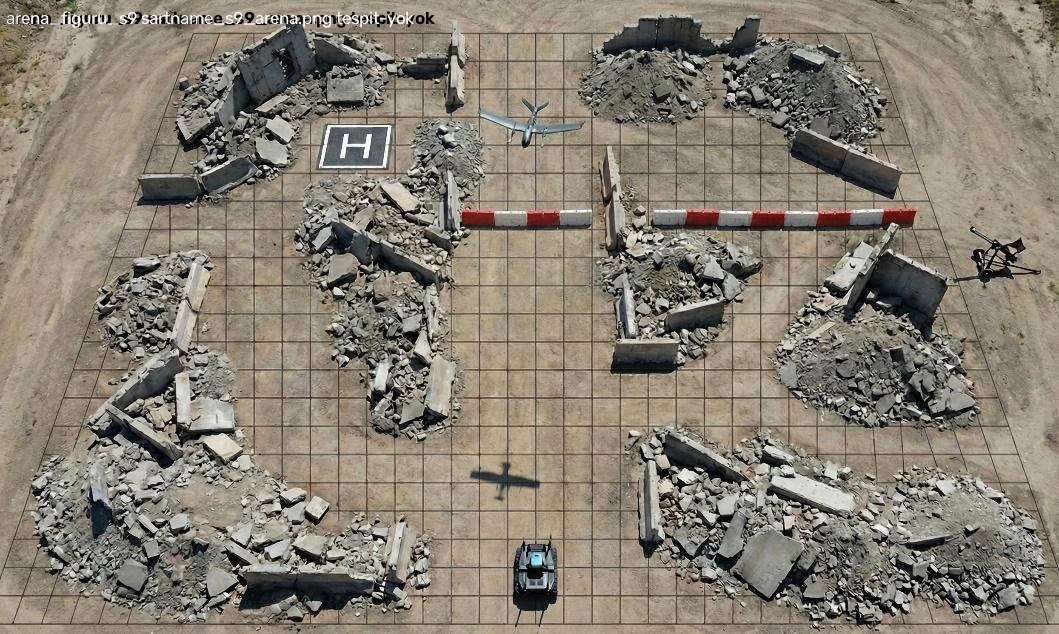
#> input picture results/t150/bindirme/gercek_arena_figuru_s9_sartname_s9_arena.jpg, 1059 x 634 px, given in place of sartname_s9_arena.png, which was not available
$ python tani_arena_figuru.py
#> lines starting #> are read from the running program, lines starting #| are printed output that depends on the picture; after the words box and inside, x2 and y2 are one past the last pixel; in counts of white or black regions, pixels touching at a corner belong together; pictures that were not available may be replaced by others from this repository, and a replacement may not be noted
# -*- coding: utf-8 -*-
"""T150 (2) — arena figurundeki HB neden bulunamiyor: RENK mi SEKIL mi?"""
import os, sys, json
import numpy as np, cv2
KOK = r"O:\navitas"; sys.path.insert(0, os.path.join(KOK, "codes"))
from karar_sozlesmesi import BARIYER_KROMA_ESIGI, HB_ASGARI_ALAN_ORANI
p = os.path.join(KOK, "data", "arena_referans", "sartname_s9_arena.png")
im = cv2.imread(p, cv2.IMREAD_COLOR); h, w = im.shape[:2]
#> further down, im is the input picture: shape (634, 1059, 3); mean B, G, R 114.8, 127.6, 134.9
#> after `h, w = im.shape[:2]`: h = 634; w = 1059
lab = cv2.cvtColor(im, cv2.COLOR_BGR2LAB)
#> lab: shape (634, 1059, 3); mean of channels 0, 1, 2 135.4, 128.5, 135.9
a = lab[:, :, 1].astype(np.int16) - 128
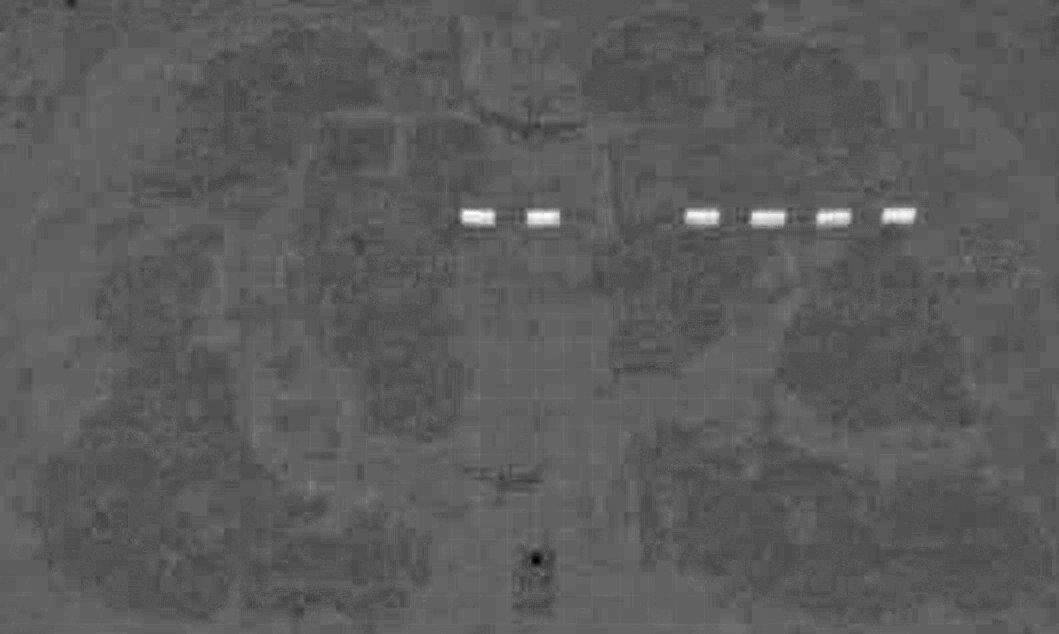
#> a: shape (634, 1059) int16; min -22, max 41, mean 0.5; drawn with min black and max white
# H pedi kabaca (gozle okundu, bindirmeden): x 325..400, y 118..178
x0, y0, x1, y1 = 325, 118, 400, 178
ped = a[y0:y1, x0:x1]
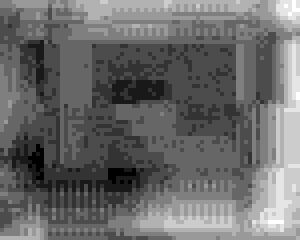
#> ped: shape (60, 75) int16 (shown 4 times larger); min -5, max 5, mean -0.812; drawn with min black and max white
kirmizi_tum = int((a > BARIYER_KROMA_ESIGI).sum())
#> kirmizi_tum = 1785
bgr = im[y0:y1, x0:x1].reshape(-1, 3)
d = {"figur_boyut": [h, w], "BARIYER_KROMA_ESIGI": BARIYER_KROMA_ESIGI,
     "ped_penceresi": [x0, y0, x1-x0, y1-y0],
     "ped_a_yildiz": {"min": int(ped.min()), "medyan": float(np.median(ped)),
                      "maks": int(ped.max()), "ort": round(float(ped.mean()), 2)},
     "ped_esigi_gecen_px": int((ped > BARIYER_KROMA_ESIGI).sum()),
     "ped_px_toplam": int(ped.size),
     "ped_BGR_ortalama": [round(float(v), 1) for v in bgr.mean(axis=0)],
     "karede_esigi_gecen_toplam_kirmizi_px": kirmizi_tum,
     "asgari_alan_px": round(HB_ASGARI_ALAN_ORANI * w * h, 1)}
# bariyer (kirmizi-beyaz) referans olarak: figurun bariyer bandi y 200..230
bx0, by0, bx1, by1 = 470, 200, 900, 232
bar = a[by0:by1, bx0:bx1]
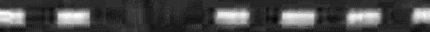
#> bar: shape (32, 430) int16; min -7, max 41, mean 6.5; drawn with min black and max white
d["bariyer_penceresi_a_yildiz_maks"] = int(bar.max())
d["bariyer_penceresi_esigi_gecen_px"] = int((bar > BARIYER_KROMA_ESIGI).sum())
print(json.dumps(d, ensure_ascii=False, indent=1))
#> (printed output is left out)
json.dump(d, open(os.path.join(KOK, "results", "t150", "tani_arena_figuru.json"),
                  "w", encoding="utf-8"), ensure_ascii=False, indent=1)
im2 = im.copy()
cv2.rectangle(im2, (x0, y0), (x1, y1), (0, 255, 0), 2)
cv2.rectangle(im2, (bx0, by0), (bx1, by1), (0, 200, 255), 2)
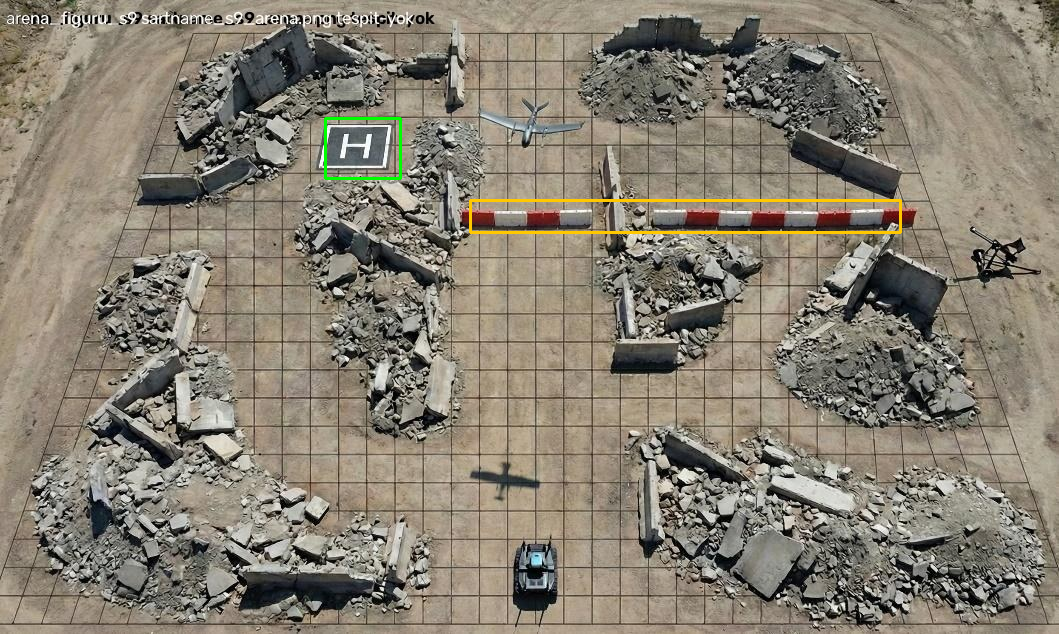
#> im2: shape (634, 1059, 3); mean B, G, R 114.2, 128, 135.2
kir = ((a > BARIYER_KROMA_ESIGI).astype(np.uint8))
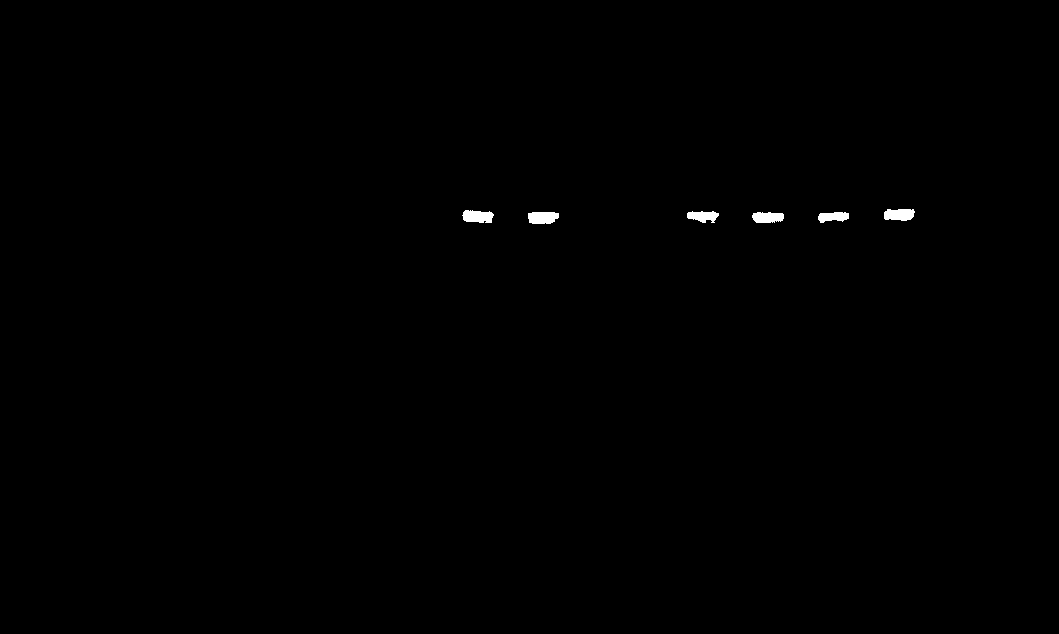
#> kir: shape (634, 1059); values 0 (black) and 1 (white), 0.27% white; 6 white regions, box (x1, y1, x2, y2) and area: (462, 210, 494, 223) 328, (528, 212, 559, 224) 328, (884, 209, 915, 221) 314, (752, 212, 784, 223) 295, (687, 211, 719, 223) 268, (818, 212, 849, 223) 252
im2[kir > 0] = (0.4*im2[kir > 0] + 0.6*np.array([255, 0, 255])).astype(np.uint8)
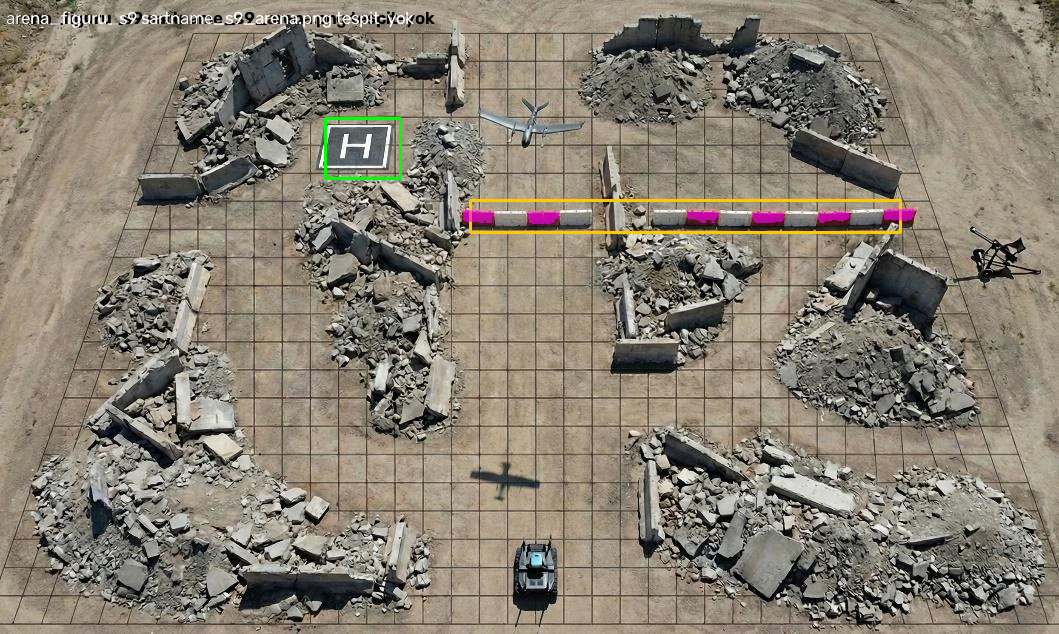
#> im2: shape (634, 1059, 3); 0.27% of pixels changed, all inside (x1, y1, x2, y2) = (462, 209, 915, 224)
cv2.imwrite(os.path.join(KOK, "results", "t150", "bindirme",
                         "arena_figuru_kroma_tani.jpg"), im2)

$ run again, on results/t150/bindirme/gercek_dji_kirsal_0038_111_dji_20260822172613_0038_d__frame_000024_000001590.jpg
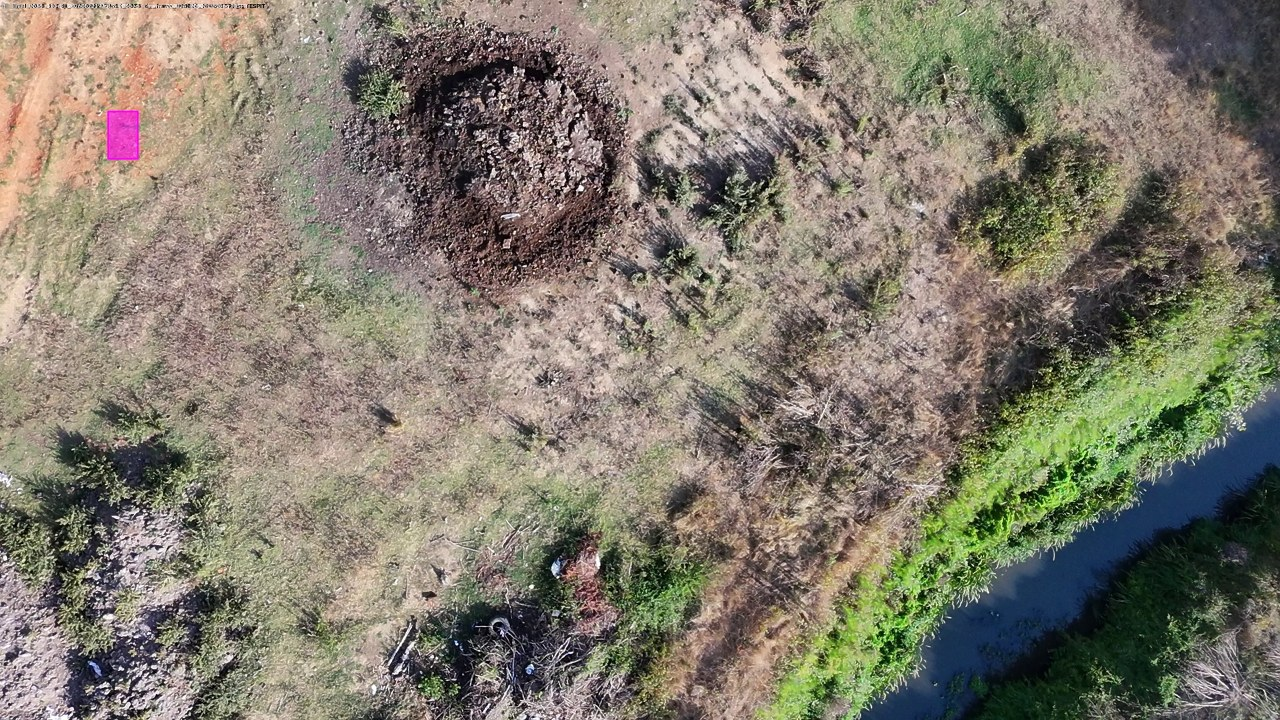
#> input picture results/t150/bindirme/gercek_dji_kirsal_0038_111_dji_20260822172613_0038_d__frame_000024_000001590.jpg, 1280 x 720 px, given in place of sartname_s9_arena.png, which was not available
#> im is the input picture: shape (720, 1280, 3); mean B, G, R 109.2, 123.4, 129.6
#> lab: shape (720, 1280, 3); mean of channels 0, 1, 2 130.6, 128.1, 136.5
#> kirmizi_tum = 1981
#> (printed output is left out)
#> `kir = ((a > BARIYER_KROMA_ESIGI).astype(np.uint8))`:
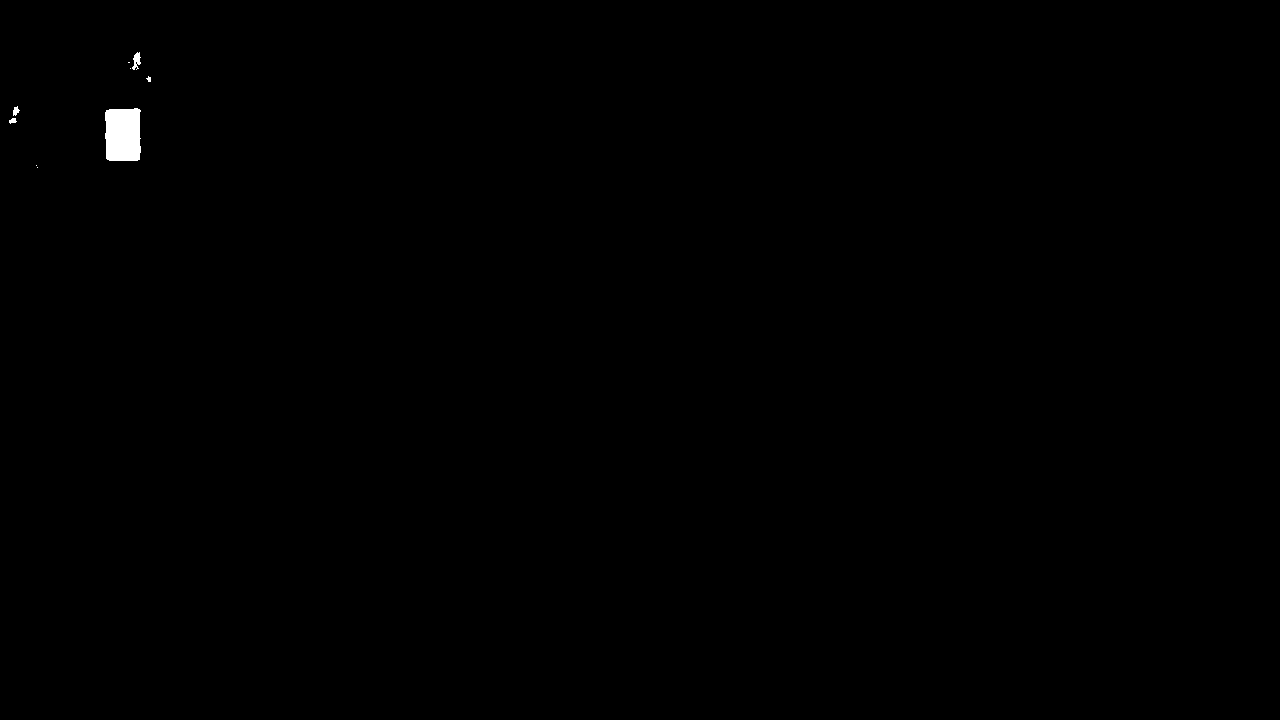
#> kir: shape (720, 1280); values 0 (black) and 1 (white), 0.21% white; 9 white regions (5 under 20 px), largest, box (x1, y1, x2, y2) and area: (105, 108, 141, 161) 1788, (132, 52, 141, 70) 94, (13, 106, 20, 116) 43, (9, 118, 17, 124) 32
#> `im2[kir > 0] = (0.4*im2[kir > 0] + 0.6*np.array([255, 0, 255])).astype..`:
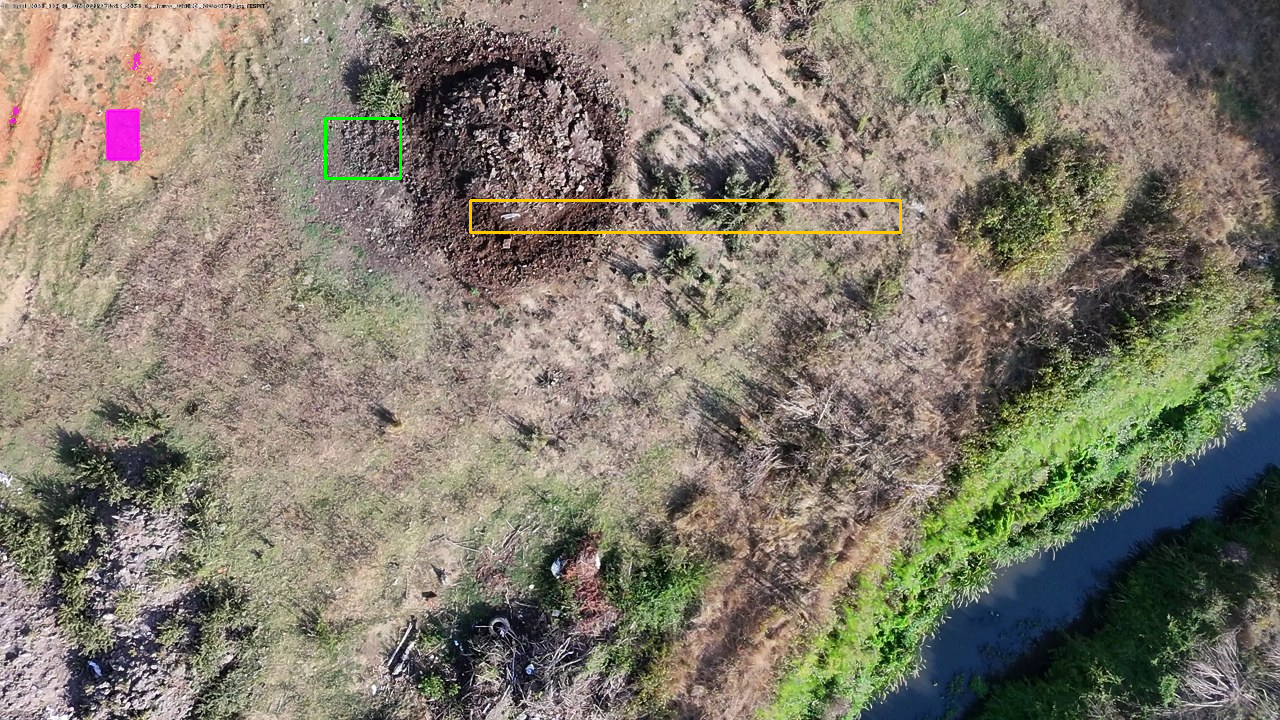
#> im2: shape (720, 1280, 3); mean B, G, R 108.9, 123.7, 129.9

$ run again, on results/t150/bindirme/gercek_dji_kirsal_0038_111_dji_20260822172613_0038_d__frame_000035_000001920.jpg
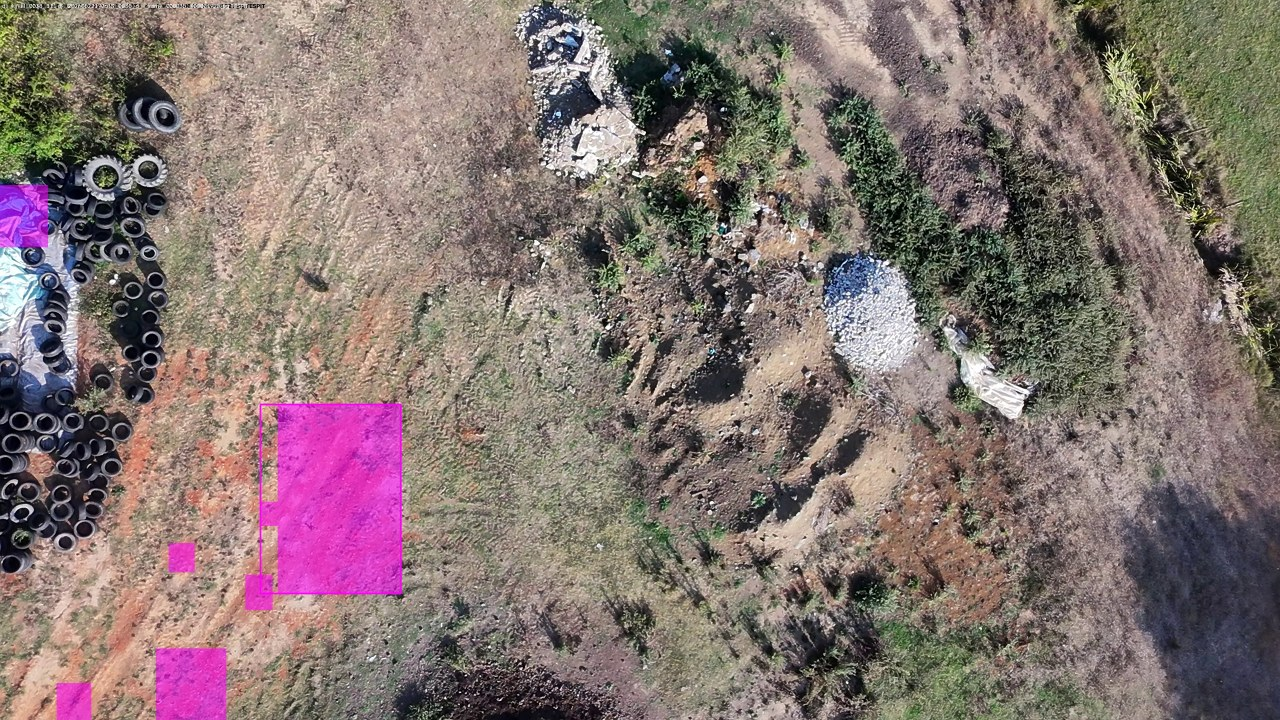
#> input picture results/t150/bindirme/gercek_dji_kirsal_0038_111_dji_20260822172613_0038_d__frame_000035_000001920.jpg, 1280 x 720 px, given in place of sartname_s9_arena.png, which was not available
#> im is the input picture: shape (720, 1280, 3); mean B, G, R 113.3, 116.5, 132.6
#> lab: shape (720, 1280, 3); mean of channels 0, 1, 2 127.7, 133.3, 132.5
#> kirmizi_tum = 38448
#> (printed output is left out)
#> `kir = ((a > BARIYER_KROMA_ESIGI).astype(np.uint8))`:
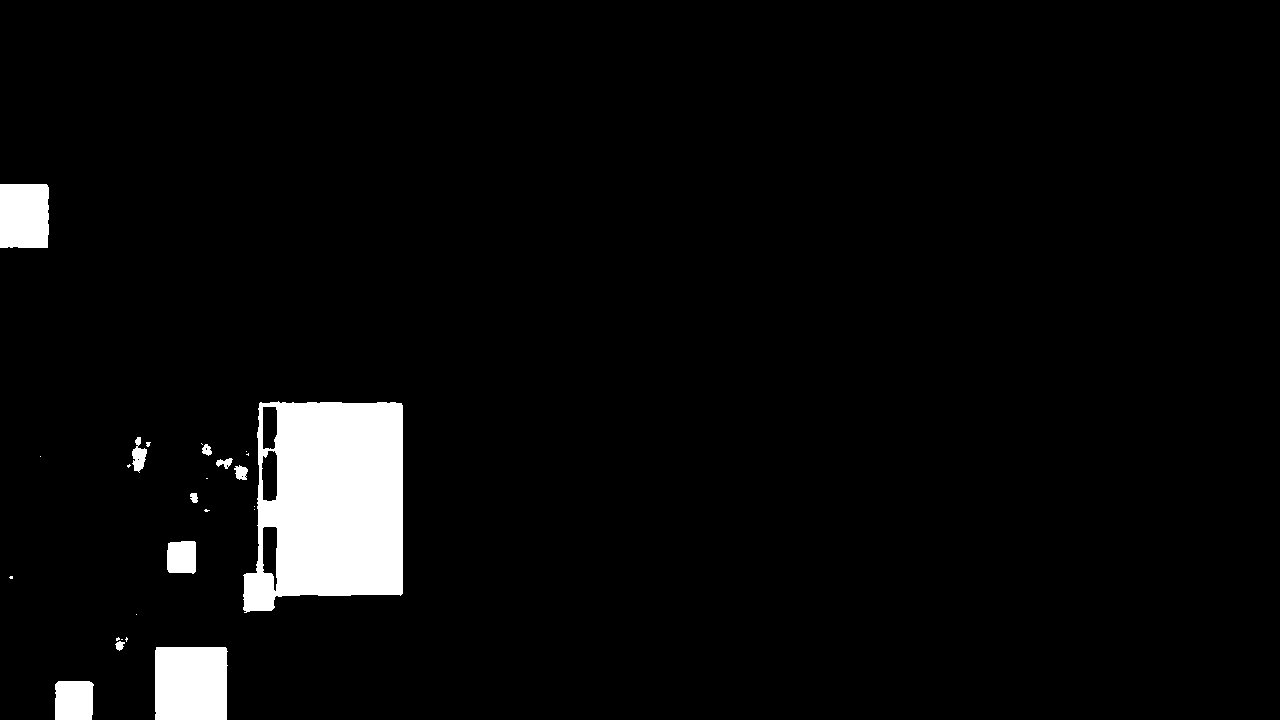
#> kir: shape (720, 1280); values 0 (black) and 1 (white), 4.2% white; 26 white regions (15 under 20 px), largest, box (x1, y1, x2, y2) and area: (243, 401, 403, 613) 26889, (155, 647, 228, 720) 5252, (0, 184, 49, 248) 3099
#> `im2[kir > 0] = (0.4*im2[kir > 0] + 0.6*np.array([255, 0, 255])).astype..`:
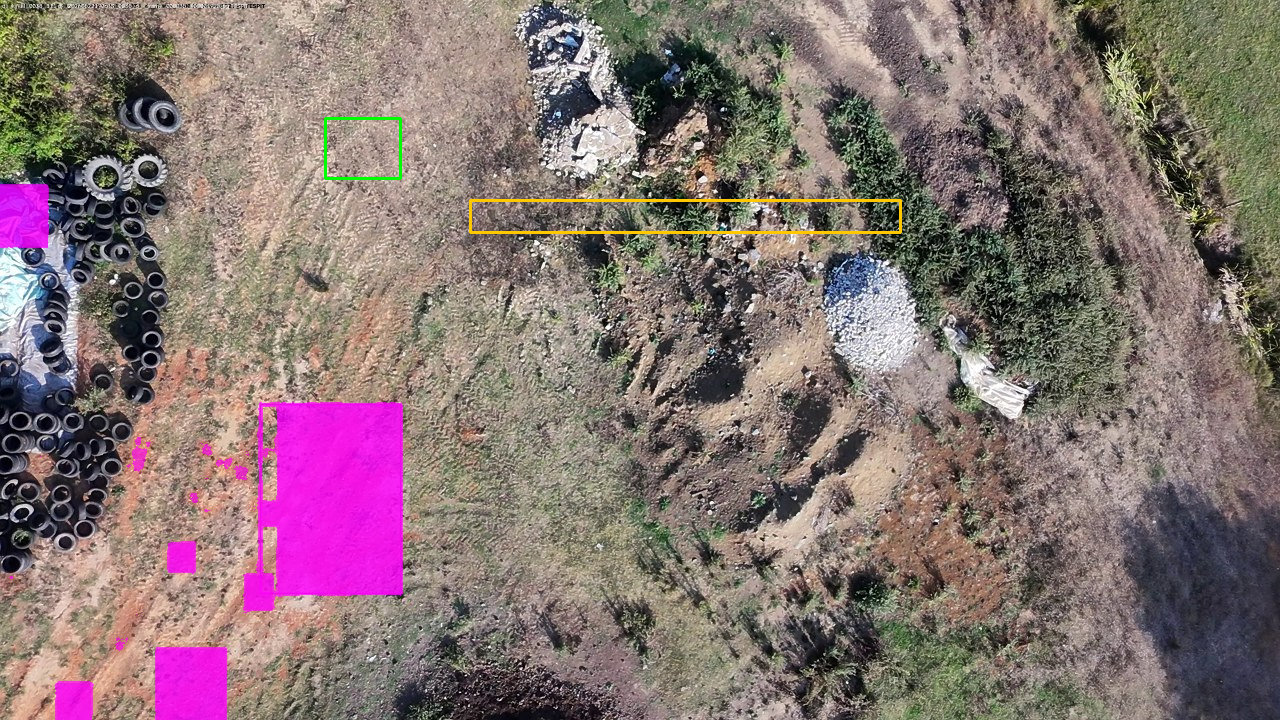
#> im2: shape (720, 1280, 3); mean B, G, R 114.5, 115.3, 133.8
